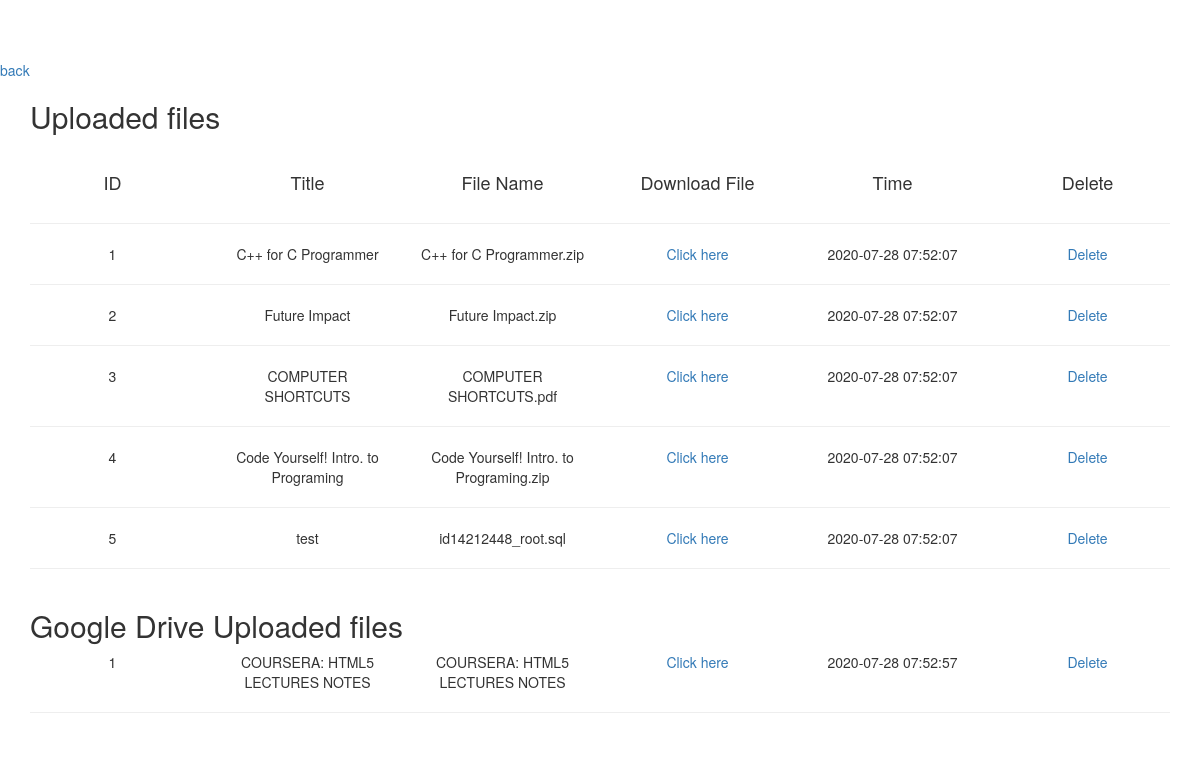
/show_database.php (signed in), run on the app's committed database.
### tables this page shows
CREATE TABLE `fileup` (
  `id` int(10) NOT NULL,
  `title` varchar(50) NOT NULL,
  `file` longtext NOT NULL,
  `Time` timestamp NOT NULL DEFAULT CURRENT_TIMESTAMP ON UPDATE CURRENT_TIMESTAMP
);

CREATE TABLE `driveup` (
  `id` int(10) NOT NULL,
  `title` varchar(55) NOT NULL,
  `file` varchar(55) NOT NULL,
  `url` varchar(255) NOT NULL,
  `Time` timestamp NOT NULL DEFAULT CURRENT_TIMESTAMP ON UPDATE CURRENT_TIMESTAMP
);

### show_database.php (the view, shortened to what this page needs)
<?php
	$con=mysqli_connect("localhost","root","root","project") or die(mysqli_error($con));
	$select_query = "SELECT * FROM fileup";
	$select_query_result = mysqli_query($con, $select_query) or die(mysqli_error($con));
	$select_query1 = "SELECT * FROM driveup";
	$select_query_result1 = mysqli_query($con, $select_query1) or die(mysqli_error($con));
?>
<!DOCTYPE html>
<html>
<head>
  	<link rel="stylesheet" href="https://maxcdn.bootstrapcdn.com/bootstrap/3.3.7/css/bootstrap.min.css">
</head>
<body>
	<?php
		if(isset($_SESSION['id'])){
	?><br><br><br>
	<a href="index.php">back</a>
	<div class="container">
    <div class="row">
        <div class="col-lg-12"><h2>Uploaded files</h2></div>
    </div><br/>
    <div class="row">
        <div class="col-xs-2"><h4><center>ID</center></h4></div>
        <div class="col-xs-2"><h4><center>Title</center></h4></div>
        <div class="col-xs-2"><h4><center>File Name</center></h4></div>
        <div class="col-xs-2"><h4><center>Download File</center></h4></div>
        <div class="col-xs-2"><h4><center>Time</center></h4></div>
        <div class="col-xs-2"><h4><center>Delete</center></h4></div>
    </div>
    <hr/>
     <?php while ($row = mysqli_fetch_array($select_query_result)) { ?>
      <div class="row">
        <div class="col-xs-2"><?php echo "<center>".$row['id']."</center>"; ?></div>
        <div class="col-xs-2"><?php echo "<center>".$row['title']."</center>"; ?></div>
          <div class="col-xs-2"><?php echo "<center>".$row['file']."</center>"; ?></div>
          <div class="col-xs-2"><center><a href="upload/<?php echo $row['file']; ?>">Click here</a></center></div>
          <div class="col-xs-2"><?php echo "<center>".$row['Time']."</center>"; ?></div>
          <div class="col-xs-2"><a href=<?php echo "delete.php?rn=".$row['id']."" ?>><center>Delete</center></a></div>
      </div>
      <hr/>
    <?php } ?>
    <div class="row">
        <div class="col-lg-12"><h2>Google Drive Uploaded files</h2></div>
    </div>
    <?php while ($row1 = mysqli_fetch_array($select_query_result1)) { ?>
      <div class="row">
        <div class="col-xs-2"><?php echo "<center>".$row1['id']."</center>"; ?></div>
        <div class="col-xs-2"><?php echo "<center>".$row1['title']."</center>"; ?></div>
          <div class="col-xs-2"><?php echo "<center>".$row1['file']."</center>"; ?></div>
          <div class="col-xs-2"><center><a href="<?php echo $row1['url']; ?>">Click here</a></center></div>
          <div class="col-xs-2"><?php echo "<center>".$row1['Time']."</center>"; ?></div>
          <div class="col-xs-2"><a href=<?php echo "delete1.php?rn=".$row1['id']."" ?>><center>Delete</center></a></div>
      </div>
      <hr/>
    <?php } ?>
  </div>
	<?php } ?>
</body>
</html>

### data on the page
fileup: id "1", title "C++ for C Programmer", file "C++ for C Programmer.zip", Time "2020-07-28 07:52:07"
fileup: id "2", title "Future Impact", file "Future Impact.zip", Time "2020-07-28 07:52:07"
fileup: id "3", title "COMPUTER SHORTCUTS", file "COMPUTER SHORTCUTS.pdf", Time "2020-07-28 07:52:07"
fileup: id "4", title "Code Yourself! Intro. to Programing", file "Code Yourself! Intro. to Programing.zip", Time "2020-07-28 07:52:07"
fileup: id "5", title "test", file "id14212448_root.sql", Time "2020-07-28 07:52:07"
driveup: id "1", title "COURSERA: HTML5 LECTURES NOTES", file "COURSERA: HTML5 LECTURES NOTES", Time "2020-07-28 07:52:57"
